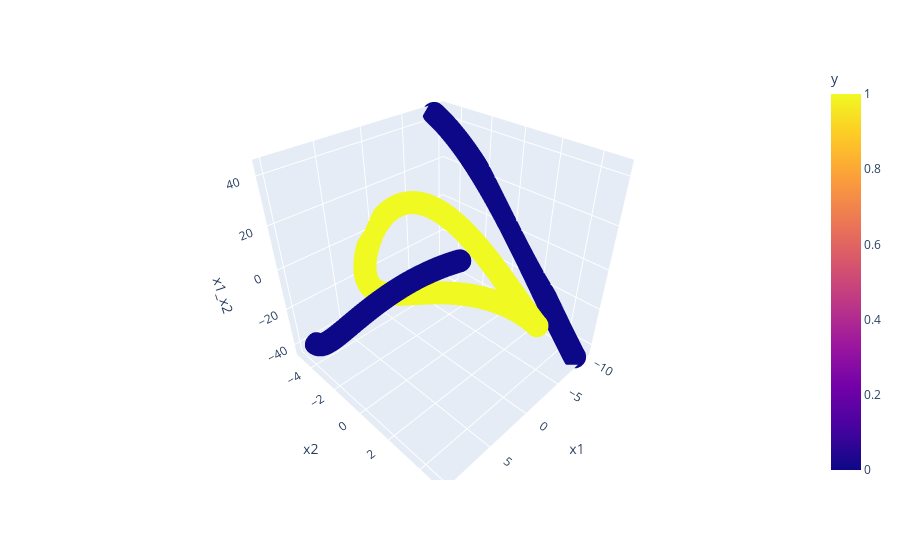

This figure's notebook cell:
### Code cell
import plotly.express as px

fig = px.scatter_3d(df, x='x1', y='x2', z='x1_x2',color='y')
fig.show()

### Figure 1 — Plotly figure (JSON) as saved in the notebook; plotly's stock layout.template omitted (floating-point values rounded to 4 significant figures; data arrays with more than 128 entries replaced by an {"elided": "..."} marker saying what was removed)
{"data": [{"hovertemplate": "x1=%{x}<br>x2=%{y}<br>x1_x2=%{z}<br>y=%{marker.color}<extra></extra>", "legendgroup": "", "marker": {"color": {"elided": "2000 int values"}, "coloraxis": "coloraxis", "symbol": "circle"}, "mode": "markers", "name": "", "scene": "scene", "showlegend": false, "type": "scatter3d", "x": {"elided": "2000 float values"}, "y": {"elided": "2000 float values"}, "z": {"elided": "2000 float values"}}], "layout": {"coloraxis": {"colorbar": {"title": {"text": "y"}}, "colorscale": [[0, "#0d0887"], [0.1111, "#46039f"], [0.2222, "#7201a8"], [0.3333, "#9c179e"], [0.4444, "#bd3786"], [0.5556, "#d8576b"], [0.6667, "#ed7953"], [0.7778, "#fb9f3a"], [0.8889, "#fdca26"], [1, "#f0f921"]]}, "legend": {"tracegroupgap": 0}, "margin": {"t": 60}, "scene": {"domain": {"x": [0, 1], "y": [0, 1]}, "xaxis": {"title": {"text": "x1"}}, "yaxis": {"title": {"text": "x2"}}, "zaxis": {"title": {"text": "x1_x2"}}}}}
